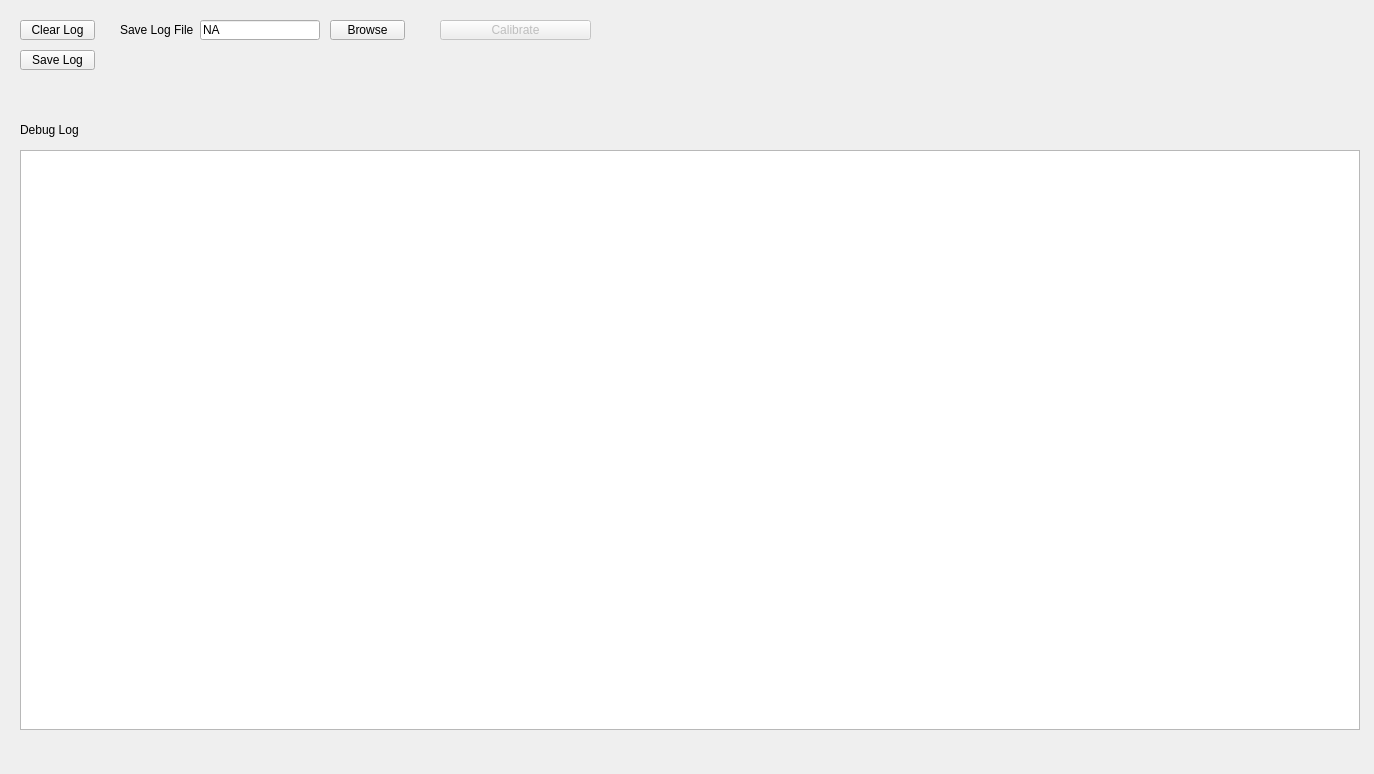
<?xml version="1.0" encoding="UTF-8"?>
<ui version="4.0">
 <class>Upa_AdvancedTab</class>
 <widget class="QWidget" name="Upa_AdvancedTab">
  <property name="geometry">
   <rect>
    <x>0</x>
    <y>0</y>
    <width>1374</width>
    <height>774</height>
   </rect>
  </property>
  <property name="windowTitle">
   <string>Form</string>
  </property>
  <widget class="QLabel" name="DebugConsoleLabel">
   <property name="geometry">
    <rect>
     <x>20</x>
     <y>120</y>
     <width>80</width>
     <height>20</height>
    </rect>
   </property>
   <property name="text">
    <string>Debug Log</string>
   </property>
  </widget>
  <widget class="QPlainTextEdit" name="AdvancedDebugConsole">
   <property name="enabled">
    <bool>true</bool>
   </property>
   <property name="geometry">
    <rect>
     <x>20</x>
     <y>150</y>
     <width>1340</width>
     <height>580</height>
    </rect>
   </property>
   <property name="maximumBlockCount">
    <number>20000</number>
   </property>
  </widget>
  <widget class="QPushButton" name="AdvancedClearLogButton">
   <property name="enabled">
    <bool>true</bool>
   </property>
   <property name="geometry">
    <rect>
     <x>20</x>
     <y>20</y>
     <width>75</width>
     <height>20</height>
    </rect>
   </property>
   <property name="text">
    <string>Clear Log</string>
   </property>
  </widget>
  <widget class="QPushButton" name="AdvancedSaveLogFileBrowseButton">
   <property name="enabled">
    <bool>true</bool>
   </property>
   <property name="geometry">
    <rect>
     <x>330</x>
     <y>20</y>
     <width>75</width>
     <height>20</height>
    </rect>
   </property>
   <property name="text">
    <string>Browse</string>
   </property>
  </widget>
  <widget class="QLabel" name="AdvancedSaveLogFileLabel">
   <property name="geometry">
    <rect>
     <x>120</x>
     <y>20</y>
     <width>80</width>
     <height>20</height>
    </rect>
   </property>
   <property name="text">
    <string>Save Log File</string>
   </property>
  </widget>
  <widget class="QLineEdit" name="AdvancedSaveLogFileValue">
   <property name="geometry">
    <rect>
     <x>200</x>
     <y>20</y>
     <width>120</width>
     <height>20</height>
    </rect>
   </property>
   <property name="text">
    <string>NA</string>
   </property>
  </widget>
  <widget class="QPushButton" name="AdvancedSaveLogButton">
   <property name="enabled">
    <bool>true</bool>
   </property>
   <property name="geometry">
    <rect>
     <x>20</x>
     <y>50</y>
     <width>75</width>
     <height>20</height>
    </rect>
   </property>
   <property name="text">
    <string>Save Log</string>
   </property>
  </widget>
  <widget class="QPushButton" name="AdvancedCalibrateButton">
   <property name="enabled">
    <bool>false</bool>
   </property>
   <property name="geometry">
    <rect>
     <x>440</x>
     <y>20</y>
     <width>151</width>
     <height>20</height>
    </rect>
   </property>
   <property name="text">
    <string>Calibrate</string>
   </property>
  </widget>
 </widget>
 <resources/>
 <connections/>
</ui>
